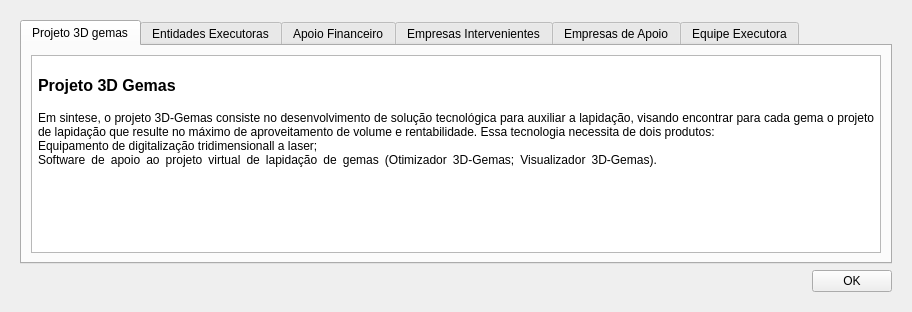
<?xml version="1.0" encoding="UTF-8"?>
<ui version="4.0">
 <class>winAbout</class>
 <widget class="QWidget" name="winAbout">
  <property name="windowModality">
   <enum>Qt::ApplicationModal</enum>
  </property>
  <property name="geometry">
   <rect>
    <x>0</x>
    <y>0</y>
    <width>912</width>
    <height>312</height>
   </rect>
  </property>
  <property name="sizePolicy">
   <sizepolicy hsizetype="Preferred" vsizetype="Preferred">
    <horstretch>200</horstretch>
    <verstretch>0</verstretch>
   </sizepolicy>
  </property>
  <property name="minimumSize">
   <size>
    <width>400</width>
    <height>300</height>
   </size>
  </property>
  <property name="windowTitle">
   <string>Visualizador 3D-Gemas</string>
  </property>
  <property name="windowIcon">
   <iconset resource="../resources/resources.qrc">
    <normaloff>:/Imagens/Icones/new.png</normaloff>:/Imagens/Icones/new.png</iconset>
  </property>
  <layout class="QGridLayout">
   <item row="0" column="0">
    <widget class="QWidget" name="widget" native="true">
     <layout class="QGridLayout">
      <item row="0" column="0">
       <layout class="QVBoxLayout">
        <item>
         <widget class="QTabWidget" name="tabWidget">
          <property name="tabShape">
           <enum>QTabWidget::Rounded</enum>
          </property>
          <property name="currentIndex">
           <number>0</number>
          </property>
          <property name="elideMode">
           <enum>Qt::ElideLeft</enum>
          </property>
          <widget class="QWidget" name="Sobre">
           <attribute name="title">
            <string>Projeto 3D gemas</string>
           </attribute>
           <layout class="QGridLayout">
            <item row="0" column="0">
             <widget class="QTextEdit" name="textEdit">
              <property name="horizontalScrollBarPolicy">
               <enum>Qt::ScrollBarAlwaysOff</enum>
              </property>
              <property name="autoFormatting">
               <set>QTextEdit::AutoBulletList</set>
              </property>
              <property name="readOnly">
               <bool>true</bool>
              </property>
              <property name="html">
               <string>&lt;!DOCTYPE HTML PUBLIC &quot;-//W3C//DTD HTML 4.0//EN&quot; &quot;http://www.w3.org/TR/REC-html40/strict.dtd&quot;&gt;
&lt;html&gt;&lt;head&gt;&lt;meta name=&quot;qrichtext&quot; content=&quot;1&quot; /&gt;&lt;style type=&quot;text/css&quot;&gt;
p, li { white-space: pre-wrap; }
&lt;/style&gt;&lt;/head&gt;&lt;body style=&quot; font-family:'Sans Serif'; font-size:9pt; font-weight:400; font-style:normal;&quot;&gt;
&lt;table border=&quot;0&quot; style=&quot;-qt-table-type: root; margin-top:4px; margin-bottom:4px; margin-left:4px; margin-right:4px;&quot;&gt;
&lt;tr&gt;
&lt;td style=&quot;border: none;&quot;&gt;
&lt;p style=&quot; margin-top:0px; margin-bottom:0px; margin-left:0px; margin-right:0px; -qt-block-indent:0; text-indent:0px;&quot;&gt;			&lt;/p&gt;
&lt;p style=&quot;-qt-paragraph-type:empty; margin-top:0px; margin-bottom:0px; margin-left:0px; margin-right:0px; -qt-block-indent:0; text-indent:0px;&quot;&gt;&lt;/p&gt;
&lt;table border=&quot;0&quot; style=&quot; margin-top:0px; margin-bottom:0px; margin-left:0px; margin-right:0px;&quot; align=&quot;justify&quot; cellspacing=&quot;2&quot; cellpadding=&quot;0&quot;&gt;
&lt;tr&gt;
&lt;td colspan=&quot;2&quot;&gt;
&lt;p style=&quot; margin-top:0px; margin-bottom:0px; margin-left:0px; margin-right:0px; -qt-block-indent:0; text-indent:0px;&quot;&gt;&lt;span style=&quot; font-size:12pt; font-weight:600;&quot;&gt;Projeto 3D Gemas&lt;/span&gt;			&lt;/p&gt;
&lt;p style=&quot; margin-top:0px; margin-bottom:0px; margin-left:0px; margin-right:0px; -qt-block-indent:0; text-indent:0px;&quot;&gt;	&lt;/p&gt;&lt;/td&gt;&lt;/tr&gt;
&lt;tr&gt;
&lt;td colspan=&quot;2&quot;&gt;
&lt;p align=&quot;justify&quot; style=&quot; margin-top:0px; margin-bottom:0px; margin-left:0px; margin-right:0px; -qt-block-indent:0; text-indent:0px;&quot;&gt;Em sintese, o projeto 3D-Gemas consiste no desenvolvimento de solução tecnológica para auxiliar a lapidação, visando encontrar para cada gema o projeto de lapidação que resulte no máximo de aproveitamento de volume e rentabilidade. Essa tecnologia necessita de dois produtos:&lt;/p&gt;
&lt;p align=&quot;justify&quot; style=&quot; margin-top:0px; margin-bottom:0px; margin-left:0px; margin-right:0px; -qt-block-indent:0; text-indent:0px;&quot;&gt;Equipamento de digitalização tridimensionall a laser;&lt;/p&gt;
&lt;p align=&quot;justify&quot; style=&quot; margin-top:0px; margin-bottom:0px; margin-left:0px; margin-right:0px; -qt-block-indent:0; text-indent:0px;&quot;&gt;Software de apoio ao projeto virtual de lapidação de gemas (Otimizador 3D-Gemas; Visualizador 3D-Gemas).						&lt;/p&gt;&lt;/td&gt;&lt;/tr&gt;
&lt;tr&gt;
&lt;td colspan=&quot;2&quot;&gt;
&lt;p align=&quot;justify&quot; style=&quot; margin-top:0px; margin-bottom:0px; margin-left:0px; margin-right:0px; -qt-block-indent:0; text-indent:0px;&quot;&gt;					&lt;/p&gt;&lt;/td&gt;&lt;/tr&gt;&lt;/table&gt;
&lt;p style=&quot; margin-top:0px; margin-bottom:0px; margin-left:0px; margin-right:0px; -qt-block-indent:0; text-indent:0px;&quot;&gt;		&lt;/p&gt;&lt;/td&gt;&lt;/tr&gt;&lt;/table&gt;&lt;/body&gt;&lt;/html&gt;</string>
              </property>
             </widget>
            </item>
           </layout>
          </widget>
          <widget class="QWidget" name="tab_2">
           <attribute name="title">
            <string>Entidades Executoras</string>
           </attribute>
           <layout class="QGridLayout">
            <item row="0" column="0">
             <widget class="QTextEdit" name="textEditEntExec">
              <property name="horizontalScrollBarPolicy">
               <enum>Qt::ScrollBarAlwaysOff</enum>
              </property>
              <property name="autoFormatting">
               <set>QTextEdit::AutoNone</set>
              </property>
              <property name="undoRedoEnabled">
               <bool>false</bool>
              </property>
              <property name="lineWrapMode">
               <enum>QTextEdit::WidgetWidth</enum>
              </property>
              <property name="readOnly">
               <bool>true</bool>
              </property>
              <property name="html">
               <string>&lt;!DOCTYPE HTML PUBLIC &quot;-//W3C//DTD HTML 4.0//EN&quot; &quot;http://www.w3.org/TR/REC-html40/strict.dtd&quot;&gt;
&lt;html&gt;&lt;head&gt;&lt;meta name=&quot;qrichtext&quot; content=&quot;1&quot; /&gt;&lt;style type=&quot;text/css&quot;&gt;
p, li { white-space: pre-wrap; }
&lt;/style&gt;&lt;/head&gt;&lt;body style=&quot; font-family:'Sans Serif'; font-size:9pt; font-weight:400; font-style:normal;&quot;&gt;
&lt;table style=&quot;-qt-table-type: root; margin-top:4px; margin-bottom:4px; margin-left:4px; margin-right:4px;&quot;&gt;
&lt;tr&gt;
&lt;td style=&quot;border: none;&quot;&gt;
&lt;p align=&quot;justify&quot; style=&quot; margin-top:0px; margin-bottom:0px; margin-left:0px; margin-right:0px; -qt-block-indent:0; text-indent:0px;&quot;&gt; &lt;span style=&quot; font-size:10pt;&quot;&gt;O projeto 3D-Gemas tem como entidades executoras a Universidade de Passo Fundo, co-executora a Universidade Federal do Rio Grande do S&lt;/span&gt;ul.&lt;/p&gt;
&lt;p style=&quot;-qt-paragraph-type:empty; margin-top:0px; margin-bottom:0px; margin-left:0px; margin-right:0px; -qt-block-indent:0; text-indent:0px;&quot;&gt;&lt;/p&gt;
&lt;p style=&quot;-qt-paragraph-type:empty; margin-top:0px; margin-bottom:0px; margin-left:0px; margin-right:0px; -qt-block-indent:0; text-indent:0px;&quot;&gt;&lt;/p&gt;
&lt;table border=&quot;0&quot; style=&quot; margin-top:0px; margin-bottom:0px; margin-left:0px; margin-right:0px;&quot; align=&quot;center&quot; cellspacing=&quot;3&quot; cellpadding=&quot;3&quot;&gt;
&lt;tr&gt;
&lt;td&gt;
&lt;p style=&quot; margin-top:0px; margin-bottom:0px; margin-left:0px; margin-right:0px; -qt-block-indent:0; text-indent:0px;&quot;&gt;&lt;img src=&quot;:/Imagens/upf.png&quot; /&gt;             &lt;/p&gt;
&lt;p style=&quot; margin-top:0px; margin-bottom:0px; margin-left:0px; margin-right:0px; -qt-block-indent:0; text-indent:0px;&quot;&gt;                    &lt;a href=&quot;http://www.upf.br&quot;&gt;&lt;span style=&quot; text-decoration: underline; color:#0000ff;&quot;&gt;http://www.upf.br&lt;/span&gt;&lt;/a&gt;&lt;/p&gt;&lt;/td&gt;
&lt;td&gt;
&lt;p style=&quot; margin-top:0px; margin-bottom:0px; margin-left:0px; margin-right:0px; -qt-block-indent:0; text-indent:0px;&quot;&gt;&lt;img src=&quot;:/Imagens/ufrgs.png&quot; /&gt;&lt;br /&gt;                     &lt;/p&gt;
&lt;p style=&quot; margin-top:0px; margin-bottom:0px; margin-left:0px; margin-right:0px; -qt-block-indent:0; text-indent:0px;&quot;&gt;&lt;span style=&quot; font-style:italic; color:#0000ff;&quot;&gt;            &lt;/span&gt;&lt;a href=&quot;http://www.ufrgs.br&quot;&gt;&lt;span style=&quot; text-decoration: underline; color:#0000ff;&quot;&gt;http://www.ufrgs.br&lt;/span&gt;&lt;/a&gt;&lt;/p&gt;&lt;/td&gt;&lt;/tr&gt;&lt;/table&gt;
&lt;p style=&quot;-qt-paragraph-type:empty; margin-top:0px; margin-bottom:0px; margin-left:0px; margin-right:0px; -qt-block-indent:0; text-indent:0px;&quot;&gt;&lt;/p&gt;
&lt;p style=&quot;-qt-paragraph-type:empty; margin-top:0px; margin-bottom:0px; margin-left:0px; margin-right:0px; -qt-block-indent:0; text-indent:0px;&quot;&gt;&lt;/p&gt;&lt;/td&gt;&lt;/tr&gt;&lt;/table&gt;&lt;/body&gt;&lt;/html&gt;</string>
              </property>
             </widget>
            </item>
           </layout>
          </widget>
          <widget class="QWidget" name="tab_5">
           <attribute name="title">
            <string>Apoio Financeiro</string>
           </attribute>
           <layout class="QGridLayout">
            <item row="0" column="0">
             <widget class="QTextEdit" name="textEditApFin">
              <property name="horizontalScrollBarPolicy">
               <enum>Qt::ScrollBarAlwaysOff</enum>
              </property>
              <property name="autoFormatting">
               <set>QTextEdit::AutoAll</set>
              </property>
              <property name="lineWrapMode">
               <enum>QTextEdit::WidgetWidth</enum>
              </property>
              <property name="readOnly">
               <bool>true</bool>
              </property>
              <property name="html">
               <string>&lt;!DOCTYPE HTML PUBLIC &quot;-//W3C//DTD HTML 4.0//EN&quot; &quot;http://www.w3.org/TR/REC-html40/strict.dtd&quot;&gt;
&lt;html&gt;&lt;head&gt;&lt;meta name=&quot;qrichtext&quot; content=&quot;1&quot; /&gt;&lt;style type=&quot;text/css&quot;&gt;
p, li { white-space: pre-wrap; }
&lt;/style&gt;&lt;/head&gt;&lt;body style=&quot; font-family:'Sans Serif'; font-size:9pt; font-weight:400; font-style:normal;&quot;&gt;
&lt;table style=&quot;-qt-table-type: root; margin-top:4px; margin-bottom:4px; margin-left:4px; margin-right:4px;&quot;&gt;
&lt;tr&gt;
&lt;td style=&quot;border: none;&quot;&gt;
&lt;table border=&quot;0&quot; style=&quot; margin-top:0px; margin-bottom:0px; margin-left:0px; margin-right:0px;&quot; align=&quot;center&quot; cellspacing=&quot;3&quot; cellpadding=&quot;3&quot;&gt;
&lt;tr&gt;
&lt;td&gt;
&lt;p align=&quot;justify&quot; style=&quot; margin-top:0px; margin-bottom:0px; margin-left:0px; margin-right:0px; -qt-block-indent:0; text-indent:0px;&quot;&gt;&lt;span style=&quot; font-size:10pt;&quot;&gt;O projeto 3D-Gemas foi aprovado no edital MCT/SEBRAE/FINEP - Ação Transversal - Cooperação ICT's - MPEs - 07/2006.&lt;/span&gt;&lt;/p&gt;
&lt;p align=&quot;justify&quot; style=&quot;-qt-paragraph-type:empty; margin-top:0px; margin-bottom:0px; margin-left:0px; margin-right:0px; -qt-block-indent:0; text-indent:0px; font-size:10pt;&quot;&gt;&lt;/p&gt;
&lt;p style=&quot; margin-top:0px; margin-bottom:0px; margin-left:0px; margin-right:0px; -qt-block-indent:0; text-indent:0px;&quot;&gt;&lt;img src=&quot;:/Imagens/sebrae.png&quot; /&gt;&lt;span style=&quot; font-size:10pt;&quot;&gt;&lt;br /&gt;&lt;/span&gt;&lt;span style=&quot; font-size:10pt; font-weight:600;&quot;&gt;Serviço Brasileiro de Apoio às Micro e Pequena Empresas &lt;/span&gt;&lt;span style=&quot; font-size:10pt;&quot;&gt;&lt;br /&gt;&lt;/span&gt;&lt;a href=&quot;http://www.sebrae.com.br &quot;&gt;&lt;span style=&quot; text-decoration: underline; color:#0000ff;&quot;&gt;http://www.sebrae.com.br &lt;/span&gt;&lt;/a&gt;&lt;/p&gt;&lt;/td&gt;&lt;/tr&gt;
&lt;tr&gt;
&lt;td&gt;
&lt;p style=&quot; margin-top:0px; margin-bottom:0px; margin-left:0px; margin-right:0px; -qt-block-indent:0; text-indent:0px;&quot;&gt;&lt;span style=&quot; font-size:10pt;&quot;&gt;&lt;br /&gt;&lt;/span&gt;&lt;img src=&quot;:/Imagens/mct.png&quot; /&gt;&lt;span style=&quot; font-size:10pt;&quot;&gt;&lt;br /&gt;&lt;/span&gt;&lt;a href=&quot;http://www.mct.gov.br &quot;&gt;&lt;span style=&quot; text-decoration: underline; color:#0000ff;&quot;&gt;http://www.mct.gov.br &lt;/span&gt;&lt;/a&gt;&lt;/p&gt;&lt;/td&gt;&lt;/tr&gt;
&lt;tr&gt;
&lt;td&gt;
&lt;p style=&quot; margin-top:0px; margin-bottom:0px; margin-left:0px; margin-right:0px; -qt-block-indent:0; text-indent:0px;&quot;&gt;&lt;span style=&quot; font-size:10pt;&quot;&gt;&lt;br /&gt;&lt;/span&gt;&lt;img src=&quot;:/Imagens/finep.png&quot; /&gt;&lt;span style=&quot; font-size:10pt; font-weight:600;&quot;&gt;&lt;br /&gt;&lt;/span&gt;&lt;span style=&quot; font-size:10pt; font-weight:600;&quot;&gt;Financiadora de Estudos e Projetos &lt;/span&gt;&lt;span style=&quot; font-size:10pt;&quot;&gt;&lt;br /&gt;&lt;/span&gt;&lt;a href=&quot;http://www.finep.gov.br &quot;&gt;&lt;span style=&quot; text-decoration: underline; color:#0000ff;&quot;&gt;http://www.finep.gov.br &lt;/span&gt;&lt;/a&gt;&lt;/p&gt;&lt;/td&gt;&lt;/tr&gt;
&lt;tr&gt;
&lt;td&gt;
&lt;p style=&quot; margin-top:0px; margin-bottom:0px; margin-left:0px; margin-right:0px; -qt-block-indent:0; text-indent:0px;&quot;&gt;&lt;span style=&quot; font-size:10pt;&quot;&gt;&lt;br /&gt;&lt;/span&gt;&lt;img src=&quot;:/Imagens/cnpq.png&quot; /&gt;&lt;span style=&quot; font-size:10pt;&quot;&gt;&lt;br /&gt;&lt;/span&gt;&lt;a href=&quot;http://www.cnpq.br &quot;&gt;&lt;span style=&quot; text-decoration: underline; color:#0000ff;&quot;&gt;http://www.cnpq.br &lt;/span&gt;&lt;/a&gt;&lt;/p&gt;&lt;/td&gt;&lt;/tr&gt;&lt;/table&gt;&lt;/td&gt;&lt;/tr&gt;&lt;/table&gt;&lt;/body&gt;&lt;/html&gt;</string>
              </property>
             </widget>
            </item>
           </layout>
          </widget>
          <widget class="QWidget" name="tab">
           <attribute name="title">
            <string>Empresas Intervenientes</string>
           </attribute>
           <layout class="QGridLayout">
            <item row="0" column="0">
             <widget class="QTextEdit" name="textLicenca_2">
              <property name="horizontalScrollBarPolicy">
               <enum>Qt::ScrollBarAlwaysOff</enum>
              </property>
              <property name="autoFormatting">
               <set>QTextEdit::AutoAll</set>
              </property>
              <property name="lineWrapMode">
               <enum>QTextEdit::WidgetWidth</enum>
              </property>
              <property name="readOnly">
               <bool>true</bool>
              </property>
              <property name="html">
               <string>&lt;!DOCTYPE HTML PUBLIC &quot;-//W3C//DTD HTML 4.0//EN&quot; &quot;http://www.w3.org/TR/REC-html40/strict.dtd&quot;&gt;
&lt;html&gt;&lt;head&gt;&lt;meta name=&quot;qrichtext&quot; content=&quot;1&quot; /&gt;&lt;style type=&quot;text/css&quot;&gt;
p, li { white-space: pre-wrap; }
&lt;/style&gt;&lt;/head&gt;&lt;body style=&quot; font-family:'Sans Serif'; font-size:9pt; font-weight:400; font-style:normal;&quot;&gt;
&lt;table style=&quot;-qt-table-type: root; margin-top:4px; margin-bottom:4px; margin-left:4px; margin-right:4px;&quot;&gt;
&lt;tr&gt;
&lt;td style=&quot;border: none;&quot;&gt;
&lt;p align=&quot;justify&quot; style=&quot; margin-top:0px; margin-bottom:0px; margin-left:0px; margin-right:0px; -qt-block-indent:0; text-indent:0px;&quot;&gt; O projeto 3D-Gemas possui 4 (quatro) MPEs intervenientes, definidas a partir do núcleo SEBRAE/Empreender 2006.&lt;/p&gt;
&lt;p align=&quot;justify&quot; style=&quot;-qt-paragraph-type:empty; margin-top:0px; margin-bottom:0px; margin-left:0px; margin-right:0px; -qt-block-indent:0; text-indent:0px;&quot;&gt;&lt;/p&gt;
&lt;p style=&quot;-qt-paragraph-type:empty; margin-top:0px; margin-bottom:0px; margin-left:0px; margin-right:0px; -qt-block-indent:0; text-indent:0px;&quot;&gt;&lt;/p&gt;
&lt;table border=&quot;0&quot; style=&quot; margin-top:0px; margin-bottom:0px; margin-left:0px; margin-right:0px;&quot; cellspacing=&quot;2&quot; cellpadding=&quot;0&quot;&gt;
&lt;tr&gt;
&lt;td&gt;
&lt;p style=&quot; margin-top:0px; margin-bottom:0px; margin-left:0px; margin-right:0px; -qt-block-indent:0; text-indent:0px;&quot;&gt;&lt;span style=&quot; font-size:12pt; font-weight:600;&quot;&gt;Empresas Intervenientes&lt;/span&gt;&lt;/p&gt;
&lt;p style=&quot;-qt-paragraph-type:empty; margin-top:0px; margin-bottom:0px; margin-left:0px; margin-right:0px; -qt-block-indent:0; text-indent:0px; font-size:12pt; font-weight:600;&quot;&gt;&lt;/p&gt;&lt;/td&gt;&lt;/tr&gt;
&lt;tr&gt;
&lt;td&gt;
&lt;p style=&quot; margin-top:0px; margin-bottom:0px; margin-left:0px; margin-right:0px; -qt-block-indent:0; text-indent:0px;&quot;&gt;&lt;img src=&quot;:/Imagens/Breno.png&quot; /&gt;&lt;/p&gt;
&lt;p style=&quot;-qt-paragraph-type:empty; margin-top:0px; margin-bottom:0px; margin-left:0px; margin-right:0px; -qt-block-indent:0; text-indent:0px;&quot;&gt;&lt;/p&gt;&lt;/td&gt;&lt;/tr&gt;
&lt;tr&gt;
&lt;td&gt;
&lt;p style=&quot; margin-top:0px; margin-bottom:0px; margin-left:0px; margin-right:0px; -qt-block-indent:0; text-indent:0px;&quot;&gt;&lt;br /&gt;&lt;img src=&quot;:/Imagens/madeartes png.png&quot; /&gt; &lt;/p&gt;&lt;/td&gt;&lt;/tr&gt;
&lt;tr&gt;
&lt;td&gt;
&lt;p style=&quot; margin-top:0px; margin-bottom:0px; margin-left:0px; margin-right:0px; -qt-block-indent:0; text-indent:0px;&quot;&gt;&lt;br /&gt;&lt;img src=&quot;:/Imagens/lapidario png.png&quot; /&gt;&lt;/p&gt;&lt;/td&gt;&lt;/tr&gt;
&lt;tr&gt;
&lt;td&gt;
&lt;p style=&quot; margin-top:0px; margin-bottom:0px; margin-left:0px; margin-right:0px; -qt-block-indent:0; text-indent:0px;&quot;&gt;&lt;br /&gt;&lt;img src=&quot;:/Imagens/SOM_E_ARTE.png&quot; /&gt;&lt;/p&gt;
&lt;p style=&quot;-qt-paragraph-type:empty; margin-top:0px; margin-bottom:0px; margin-left:0px; margin-right:0px; -qt-block-indent:0; text-indent:0px;&quot;&gt;&lt;/p&gt;&lt;/td&gt;&lt;/tr&gt;
&lt;tr&gt;
&lt;td&gt;&lt;/td&gt;&lt;/tr&gt;
&lt;tr&gt;
&lt;td&gt;&lt;/td&gt;&lt;/tr&gt;
&lt;tr&gt;
&lt;td&gt;&lt;/td&gt;&lt;/tr&gt;&lt;/table&gt;&lt;/td&gt;&lt;/tr&gt;&lt;/table&gt;&lt;/body&gt;&lt;/html&gt;</string>
              </property>
             </widget>
            </item>
           </layout>
          </widget>
          <widget class="QWidget" name="tab_3">
           <attribute name="title">
            <string>Empresas de Apoio</string>
           </attribute>
           <layout class="QGridLayout">
            <item row="0" column="0">
             <widget class="QTextEdit" name="textEdit_2">
              <property name="html">
               <string>&lt;!DOCTYPE HTML PUBLIC &quot;-//W3C//DTD HTML 4.0//EN&quot; &quot;http://www.w3.org/TR/REC-html40/strict.dtd&quot;&gt;
&lt;html&gt;&lt;head&gt;&lt;meta name=&quot;qrichtext&quot; content=&quot;1&quot; /&gt;&lt;style type=&quot;text/css&quot;&gt;
p, li { white-space: pre-wrap; }
&lt;/style&gt;&lt;/head&gt;&lt;body style=&quot; font-family:'Sans Serif'; font-size:9pt; font-weight:400; font-style:normal;&quot;&gt;
&lt;table style=&quot;-qt-table-type: root; margin-top:4px; margin-bottom:4px; margin-left:4px; margin-right:4px;&quot;&gt;
&lt;tr&gt;
&lt;td style=&quot;border: none;&quot;&gt;
&lt;table border=&quot;0&quot; style=&quot; margin-top:0px; margin-bottom:0px; margin-left:0px; margin-right:0px;&quot; cellspacing=&quot;2&quot; cellpadding=&quot;0&quot;&gt;
&lt;tr&gt;
&lt;td&gt;
&lt;p align=&quot;justify&quot; style=&quot; margin-top:0px; margin-bottom:0px; margin-left:0px; margin-right:0px; -qt-block-indent:0; text-indent:0px;&quot;&gt; O projeto 3D-Gemas também possui 2 (duas) MPEs de apoio, também oriundas do núcleo SEBRAE/Empreender 2006.&lt;/p&gt;
&lt;p align=&quot;justify&quot; style=&quot;-qt-paragraph-type:empty; margin-top:0px; margin-bottom:0px; margin-left:0px; margin-right:0px; -qt-block-indent:0; text-indent:0px;&quot;&gt;&lt;/p&gt;&lt;/td&gt;&lt;/tr&gt;
&lt;tr&gt;
&lt;td&gt;
&lt;p style=&quot; margin-top:0px; margin-bottom:0px; margin-left:0px; margin-right:0px; -qt-block-indent:0; text-indent:0px;&quot;&gt;&lt;img src=&quot;:/Imagens/apollo.png&quot; /&gt;&lt;/p&gt;&lt;/td&gt;&lt;/tr&gt;
&lt;tr&gt;
&lt;td&gt;
&lt;p style=&quot; margin-top:0px; margin-bottom:0px; margin-left:0px; margin-right:0px; -qt-block-indent:0; text-indent:0px;&quot;&gt;&lt;br /&gt;&lt;img src=&quot;:/Imagens/Portal.png&quot; /&gt;&lt;/p&gt;&lt;/td&gt;&lt;/tr&gt;&lt;/table&gt;&lt;/td&gt;&lt;/tr&gt;&lt;/table&gt;&lt;/body&gt;&lt;/html&gt;</string>
              </property>
             </widget>
            </item>
           </layout>
          </widget>
          <widget class="QWidget" name="tab_4">
           <attribute name="title">
            <string>Equipe Executora</string>
           </attribute>
           <layout class="QGridLayout">
            <item row="0" column="0">
             <widget class="QTextEdit" name="textEdit_4">
              <property name="autoFormatting">
               <set>QTextEdit::AutoAll</set>
              </property>
              <property name="readOnly">
               <bool>true</bool>
              </property>
              <property name="html">
               <string>&lt;!DOCTYPE HTML PUBLIC &quot;-//W3C//DTD HTML 4.0//EN&quot; &quot;http://www.w3.org/TR/REC-html40/strict.dtd&quot;&gt;
&lt;html&gt;&lt;head&gt;&lt;meta name=&quot;qrichtext&quot; content=&quot;1&quot; /&gt;&lt;style type=&quot;text/css&quot;&gt;
p, li { white-space: pre-wrap; }
&lt;/style&gt;&lt;/head&gt;&lt;body style=&quot; font-family:'Sans Serif'; font-size:9pt; font-weight:400; font-style:normal;&quot;&gt;
&lt;table style=&quot;-qt-table-type: root; margin-top:4px; margin-bottom:4px; margin-left:4px; margin-right:4px;&quot;&gt;
&lt;tr&gt;
&lt;td style=&quot;border: none;&quot;&gt;
&lt;p style=&quot;-qt-paragraph-type:empty; margin-top:0px; margin-bottom:0px; margin-left:0px; margin-right:0px; -qt-block-indent:0; text-indent:0px;&quot;&gt;&lt;/p&gt;
&lt;p style=&quot; margin-top:0px; margin-bottom:0px; margin-left:0px; margin-right:0px; -qt-block-indent:0; text-indent:0px;&quot;&gt;&lt;span style=&quot; font-size:10pt; font-weight:600;&quot;&gt;Coordenação &lt;/span&gt;&lt;/p&gt;
&lt;p style=&quot; margin-top:0px; margin-bottom:0px; margin-left:0px; margin-right:0px; -qt-block-indent:0; text-indent:0px;&quot;&gt;&lt;span style=&quot; font-size:10pt;&quot;&gt;Prof. Dr. Juliano Tonezer da Silva - UPF - tonezer@upf.br&lt;/span&gt;&lt;/p&gt;
&lt;p style=&quot; margin-top:0px; margin-bottom:0px; margin-left:0px; margin-right:0px; -qt-block-indent:0; text-indent:0px;&quot;&gt;&lt;span style=&quot; font-size:10pt;&quot;&gt;Prof. Dr. Léo Afraneo Hartmann - UFRGS - leo.hartmann@ufrgs.br&lt;/span&gt;&lt;/p&gt;
&lt;p style=&quot;-qt-paragraph-type:empty; margin-top:0px; margin-bottom:0px; margin-left:0px; margin-right:0px; -qt-block-indent:0; text-indent:0px; font-size:10pt;&quot;&gt;&lt;/p&gt;
&lt;p style=&quot; margin-top:0px; margin-bottom:0px; margin-left:0px; margin-right:0px; -qt-block-indent:0; text-indent:0px;&quot;&gt;&lt;span style=&quot; font-size:10pt; font-weight:600;&quot;&gt;Professores da Universidade de Passo Fundo&lt;/span&gt;&lt;/p&gt;
&lt;p style=&quot; margin-top:0px; margin-bottom:0px; margin-left:0px; margin-right:0px; -qt-block-indent:0; text-indent:0px;&quot;&gt;&lt;span style=&quot; font-size:10pt;&quot;&gt;Prof. Ms. Alexandre Lazaretti Zanatta – Computação&lt;/span&gt;&lt;/p&gt;
&lt;p style=&quot; margin-top:0px; margin-bottom:0px; margin-left:0px; margin-right:0px; -qt-block-indent:0; text-indent:0px;&quot;&gt;&lt;span style=&quot; font-size:10pt;&quot;&gt;Prof. Dr. Carlos Amaral Holbig – Computação&lt;/span&gt;&lt;/p&gt;
&lt;p style=&quot; margin-top:0px; margin-bottom:0px; margin-left:0px; margin-right:0px; -qt-block-indent:0; text-indent:0px;&quot;&gt;&lt;span style=&quot; font-size:10pt;&quot;&gt;Prof. Ms. Evandro Luís Viapiana – Computação&lt;/span&gt;&lt;/p&gt;
&lt;p style=&quot; margin-top:0px; margin-bottom:0px; margin-left:0px; margin-right:0px; -qt-block-indent:0; text-indent:0px;&quot;&gt;&lt;span style=&quot; font-size:10pt;&quot;&gt;Prof. Dr. Juliano Tonezer da Silva – Computação&lt;/span&gt;&lt;/p&gt;
&lt;p style=&quot; margin-top:0px; margin-bottom:0px; margin-left:0px; margin-right:0px; -qt-block-indent:0; text-indent:0px;&quot;&gt;&lt;span style=&quot; font-size:10pt;&quot;&gt;Prof. Dr. Marco Antônio Sandini Trentin – Computação&lt;/span&gt;&lt;/p&gt;
&lt;p style=&quot; margin-top:0px; margin-bottom:0px; margin-left:0px; margin-right:0px; -qt-block-indent:0; text-indent:0px;&quot;&gt;&lt;span style=&quot; font-size:10pt;&quot;&gt;Prof. Ms. Marcos José Brusso – Computação&lt;/span&gt;&lt;/p&gt;
&lt;p style=&quot; margin-top:0px; margin-bottom:0px; margin-left:0px; margin-right:0px; -qt-block-indent:0; text-indent:0px;&quot;&gt;&lt;span style=&quot; font-size:10pt;&quot;&gt;Prof. Dr. Nilson luiz Masiero – Engenharia Mecânica&lt;/span&gt;&lt;/p&gt;
&lt;p style=&quot;-qt-paragraph-type:empty; margin-top:0px; margin-bottom:0px; margin-left:0px; margin-right:0px; -qt-block-indent:0; text-indent:0px; font-size:10pt;&quot;&gt;&lt;/p&gt;
&lt;p style=&quot; margin-top:0px; margin-bottom:0px; margin-left:0px; margin-right:0px; -qt-block-indent:0; text-indent:0px;&quot;&gt;&lt;span style=&quot; font-size:10pt; font-weight:600;&quot;&gt;Professores da Universidade Federal do Rio Grande do Sul &lt;/span&gt;&lt;/p&gt;
&lt;p style=&quot; margin-top:0px; margin-bottom:0px; margin-left:0px; margin-right:0px; -qt-block-indent:0; text-indent:0px;&quot;&gt;&lt;span style=&quot; font-size:10pt;&quot;&gt;Prof. Dr. Léo Afraneo Hartmann – Instituto de Geociências&lt;/span&gt;&lt;/p&gt;
&lt;p style=&quot; margin-top:0px; margin-bottom:0px; margin-left:0px; margin-right:0px; -qt-block-indent:0; text-indent:0px;&quot;&gt;&lt;span style=&quot; font-size:10pt;&quot;&gt;Prof. Dr. Pedro Luiz Juchem – Instituto de Geociências &lt;/span&gt;&lt;/p&gt;
&lt;p style=&quot; margin-top:0px; margin-bottom:0px; margin-left:0px; margin-right:0px; -qt-block-indent:0; text-indent:0px;&quot;&gt;&lt;span style=&quot; font-size:10pt;&quot;&gt;Prof. Dr. João Batista da Paz Carvalho – Instituto de Matemática&lt;/span&gt;&lt;/p&gt;
&lt;p style=&quot; margin-top:0px; margin-bottom:0px; margin-left:0px; margin-right:0px; -qt-block-indent:0; text-indent:0px;&quot;&gt;&lt;span style=&quot; font-size:10pt;&quot;&gt;Prof. Dr. Julio Cesar Ruiz Claeyssen – Instituto de Matemática&lt;/span&gt;&lt;/p&gt;
&lt;p style=&quot;-qt-paragraph-type:empty; margin-top:0px; margin-bottom:0px; margin-left:0px; margin-right:0px; -qt-block-indent:0; text-indent:0px; font-size:10pt;&quot;&gt;&lt;/p&gt;
&lt;p style=&quot;-qt-paragraph-type:empty; margin-top:0px; margin-bottom:0px; margin-left:0px; margin-right:0px; -qt-block-indent:0; text-indent:0px; font-size:10pt;&quot;&gt;&lt;/p&gt;
&lt;p style=&quot; margin-top:0px; margin-bottom:0px; margin-left:0px; margin-right:0px; -qt-block-indent:0; text-indent:0px;&quot;&gt;&lt;span style=&quot; font-size:10pt; font-weight:600;&quot;&gt;Bolsistas do Projeto&lt;/span&gt;&lt;/p&gt;
&lt;p style=&quot;-qt-paragraph-type:empty; margin-top:0px; margin-bottom:0px; margin-left:0px; margin-right:0px; -qt-block-indent:0; text-indent:0px; font-size:10pt; font-weight:600;&quot;&gt;&lt;/p&gt;
&lt;p style=&quot; margin-top:0px; margin-bottom:0px; margin-left:0px; margin-right:0px; -qt-block-indent:0; text-indent:0px;&quot;&gt;&lt;span style=&quot; font-size:10pt; font-weight:600;&quot;&gt;Iniciação Tecnológica Industrial&lt;/span&gt;&lt;/p&gt;
&lt;p style=&quot; margin-top:0px; margin-bottom:0px; margin-left:0px; margin-right:0px; -qt-block-indent:0; text-indent:0px;&quot;&gt;&lt;span style=&quot; font-size:10pt;&quot;&gt;Álvaro Postal – Ciência da Computação - 01/04/2008 a 31/08/2009&lt;/span&gt;&lt;/p&gt;
&lt;p style=&quot; margin-top:0px; margin-bottom:0px; margin-left:0px; margin-right:0px; -qt-block-indent:0; text-indent:0px;&quot;&gt;&lt;span style=&quot; font-size:10pt;&quot;&gt;Carlos Edmundo de Abreu e Lima Ipar - Engenharia Mecânica - 01/04/2008 a 31/08/2009&lt;/span&gt;&lt;/p&gt;
&lt;p style=&quot; margin-top:0px; margin-bottom:0px; margin-left:0px; margin-right:0px; -qt-block-indent:0; text-indent:0px;&quot;&gt;&lt;span style=&quot; font-size:10pt;&quot;&gt;Cassia Cris Beckel - Matemática - 01/04/2009 a 31/08/2009&lt;/span&gt;&lt;/p&gt;
&lt;p style=&quot; margin-top:0px; margin-bottom:0px; margin-left:0px; margin-right:0px; -qt-block-indent:0; text-indent:0px;&quot;&gt;&lt;span style=&quot; font-size:10pt;&quot;&gt;Gildomar Borges Severo – Ciência da Computação - 01/03/2008 a 31/12/2008&lt;/span&gt;&lt;/p&gt;
&lt;p style=&quot; margin-top:0px; margin-bottom:0px; margin-left:0px; margin-right:0px; -qt-block-indent:0; text-indent:0px;&quot;&gt;&lt;span style=&quot; font-size:10pt;&quot;&gt;Henrique Becker - Ciência da Computação - 01/05/2009 a 31/08/2009&lt;/span&gt;&lt;/p&gt;
&lt;p style=&quot; margin-top:0px; margin-bottom:0px; margin-left:0px; margin-right:0px; -qt-block-indent:0; text-indent:0px;&quot;&gt;&lt;span style=&quot; font-size:10pt;&quot;&gt;Jonnas Fonini - Ciência da Computação  -  01/05/2009 a 31/08/2009&lt;/span&gt;&lt;/p&gt;
&lt;p style=&quot; margin-top:0px; margin-bottom:0px; margin-left:0px; margin-right:0px; -qt-block-indent:0; text-indent:0px;&quot;&gt;&lt;span style=&quot; font-size:10pt;&quot;&gt;Matheus Lermen – Eng. da Produção Mecânica - 01/05/2009 a&lt;/span&gt;&lt;/p&gt;
&lt;p style=&quot; margin-top:0px; margin-bottom:0px; margin-left:0px; margin-right:0px; -qt-block-indent:0; text-indent:0px;&quot;&gt;&lt;span style=&quot; font-size:10pt;&quot;&gt;Victor Billy da Silva – Ciência da Computação – 01/03/2009 a&lt;/span&gt;&lt;/p&gt;
&lt;p style=&quot;-qt-paragraph-type:empty; margin-top:0px; margin-bottom:0px; margin-left:0px; margin-right:0px; -qt-block-indent:0; text-indent:0px; font-size:10pt;&quot;&gt;&lt;/p&gt;
&lt;p style=&quot; margin-top:0px; margin-bottom:0px; margin-left:0px; margin-right:0px; -qt-block-indent:0; text-indent:0px;&quot;&gt;&lt;span style=&quot; font-size:10pt; font-weight:600;&quot;&gt;Desenvolvimento Tecnológico Industrial&lt;/span&gt;&lt;/p&gt;
&lt;p style=&quot; margin-top:0px; margin-bottom:0px; margin-left:0px; margin-right:0px; -qt-block-indent:0; text-indent:0px;&quot;&gt;&lt;span style=&quot; font-size:10pt;&quot;&gt;Alaerti Dalbosco - Ciência da Computação - 01/05/2009 a 31/08/2009&lt;/span&gt;&lt;/p&gt;
&lt;p style=&quot; margin-top:0px; margin-bottom:0px; margin-left:0px; margin-right:0px; -qt-block-indent:0; text-indent:0px;&quot;&gt;&lt;span style=&quot; font-size:10pt;&quot;&gt;Eduardo Presser de Souza - Bel em Desenho Industrial – 01/03/2009 a &lt;/span&gt;&lt;/p&gt;
&lt;p style=&quot; margin-top:0px; margin-bottom:0px; margin-left:0px; margin-right:0px; -qt-block-indent:0; text-indent:0px;&quot;&gt;&lt;span style=&quot; font-size:10pt;&quot;&gt;Jonas Augusto Prediger - Ciência da Computação - 01/05/2009 a &lt;/span&gt;&lt;/p&gt;
&lt;p style=&quot; margin-top:0px; margin-bottom:0px; margin-left:0px; margin-right:0px; -qt-block-indent:0; text-indent:0px;&quot;&gt;&lt;span style=&quot; font-size:10pt;&quot;&gt;Rafael Machado Comin - Ciência da Computação - 01/03/2008 à 31/03/2009&lt;/span&gt;&lt;/p&gt;
&lt;p style=&quot;-qt-paragraph-type:empty; margin-top:0px; margin-bottom:0px; margin-left:0px; margin-right:0px; -qt-block-indent:0; text-indent:0px; font-size:10pt;&quot;&gt;&lt;/p&gt;
&lt;p style=&quot;-qt-paragraph-type:empty; margin-top:0px; margin-bottom:0px; margin-left:0px; margin-right:0px; -qt-block-indent:0; text-indent:0px; font-size:10pt;&quot;&gt;&lt;/p&gt;
&lt;p style=&quot; margin-top:0px; margin-bottom:0px; margin-left:0px; margin-right:0px; -qt-block-indent:0; text-indent:0px;&quot;&gt;&lt;span style=&quot; font-size:10pt; font-weight:600;&quot;&gt;Serviços de Terceiros - Pessoa Jurídica&lt;/span&gt;&lt;/p&gt;
&lt;p style=&quot; margin-top:0px; margin-bottom:0px; margin-left:0px; margin-right:0px; -qt-block-indent:0; text-indent:0px;&quot;&gt;&lt;span style=&quot; font-size:10pt;&quot;&gt;Infosoft Informática LTDA - http://infosoft.inf.br&lt;/span&gt;&lt;/p&gt;
&lt;p style=&quot;-qt-paragraph-type:empty; margin-top:0px; margin-bottom:0px; margin-left:0px; margin-right:0px; -qt-block-indent:0; text-indent:0px; font-size:10pt;&quot;&gt;&lt;/p&gt;&lt;/td&gt;&lt;/tr&gt;&lt;/table&gt;&lt;/body&gt;&lt;/html&gt;</string>
              </property>
             </widget>
            </item>
           </layout>
          </widget>
         </widget>
        </item>
        <item>
         <layout class="QHBoxLayout">
          <item>
           <spacer>
            <property name="orientation">
             <enum>Qt::Horizontal</enum>
            </property>
            <property name="sizeHint" stdset="0">
             <size>
              <width>279</width>
              <height>20</height>
             </size>
            </property>
           </spacer>
          </item>
          <item>
           <widget class="QPushButton" name="btnOK">
            <property name="text">
             <string>OK</string>
            </property>
           </widget>
          </item>
         </layout>
        </item>
       </layout>
      </item>
     </layout>
    </widget>
   </item>
  </layout>
 </widget>
 <resources>
  <include location="../resources/resources.qrc"/>
 </resources>
 <connections/>
</ui>
